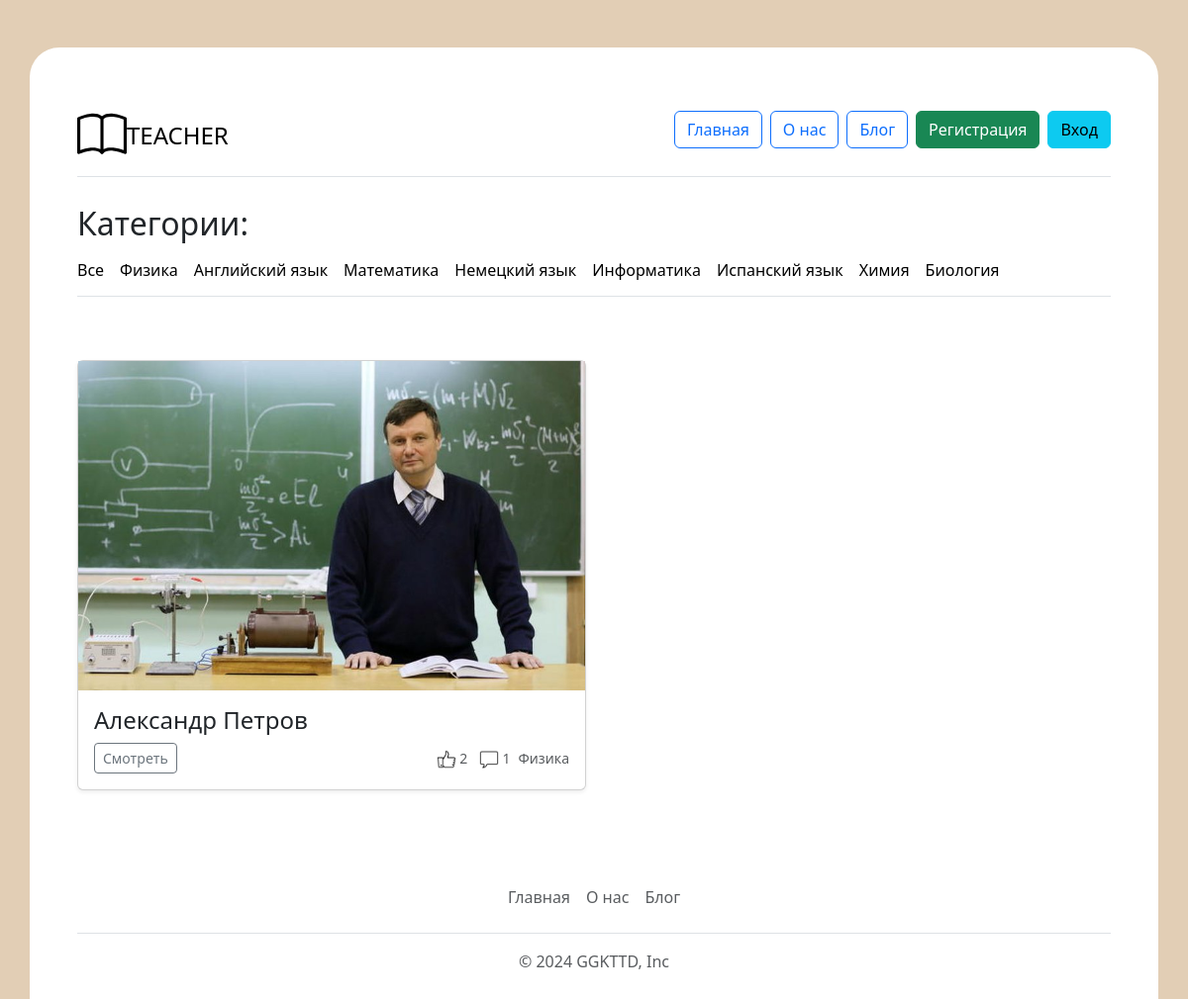
The page /?subject=Физика on the database its author committed.
### app.py (models this page shows, shortened)
class Teachers(db.Model):
    id = db.Column(db.Integer,primary_key=True)
    desciption = db.Column(db.Text)
    price = db.Column(db.Integer)
    subject = db.Column(db.String(100))
    image_name = db.Column(db.String(100))
    city = db.Column(db.String(100))
    id_user = db.Column(db.Integer, db.ForeignKey('users.id'))
    status = db.Column(db.Integer, default=0)

class Users(db.Model):
    id = db.Column(db.Integer,primary_key=True)
    name = db.Column(db.String(100))
    surname = db.Column(db.String(100))
    email = db.Column(db.String(100), unique=True)
    password = db.Column(db.String(100), unique=True)
    root = db.Column(db.Integer, default=0)
    likes = db.Column(db.Integer, default=0)

### app.py (the view, shortened to what this page needs)
@app.route('/', methods=['GET', 'POST'])
def index():
    teachers = Teachers.query.all()
    comments_count = []
    for el in teachers:
        comments_count.append(Comments.query.filter_by(id_article=el.id).count())
    users_ids = []
    for teacher in teachers:
        users_ids.append(teacher.id_user)
    users_list = []
    for id in users_ids:
        users_list.append(Users.query.get(id))
    if request.method == 'GET':
        subject = request.args.get('subject')
        if subject:
            subject= subject.capitalize()
            subject = "%{}%".format(subject)
            teachers = Teachers.query.filter(Teachers.subject.like(subject)).all()
            users_ids = []
            for teacher in teachers:
                users_ids.append(teacher.id_user)
            users_list = []
            for id in users_ids:
                users_list.append(Users.query.get(id))
            comments_count = []
            for el in teachers:
                comments_count.append(Comments.query.filter_by(id_article=el.id).count())
            return render_template("index.html",zip=zip,teachers=teachers,users_list=users_list,comments_count=comments_count)
        else:
            return render_template("index.html",zip=zip,teachers=teachers,users_list=users_list,comments_count=comments_count)
    return render_template("index.html",zip=zip,teachers=teachers,users_list=users_list,comments_count=comments_count)

### app.py (called while the page is built)
@app.context_processor
def inject_user():
    return dict(
    subjects=db.session.query(Teachers.subject).distinct().all(),
    articles_category=db.session.query(Articles.category).distinct().all(),
    )

@app.context_processor
def inject_user():
    def get_user_name():
        if 'name' in session:
            return Users.query.filter_by(email=session['name']).first()
    return dict(active_user=get_user_name())

### templates/index.html (shortened to what this page needs)
{% extends 'base.html' %}
{% block main %}
<div class="nav-scroller py-1 mb-3 border-bottom">
    <h2>Категории:</h2>
    <nav class="nav nav-underline">
        <a class="nav-item nav-link link-body-emphasis " href="/">Все</a>
        {%for subject in subjects%}
        <a class="nav-item nav-link link-body-emphasis" href="/?subject={{subject.subject}}">{{subject.subject}}</a>
        {%endfor%}
    </nav>
</div>
<main>
    <div class="album py-5">
        <div class="row row-cols-sm-2 g-3">
            {%for teacher,user,comments in zip(teachers,users_list,comments_count)%}
            <div class="col">
                <div class="card shadow-sm">
                    <a href="/teacher/{{teacher.id}}"><img src="../static/img/upload/{{teacher.image_name}}" class="img-fluid" width="100%"  alt=""></a>
                    <div class="card-body">
                        <h4>{{user.name}} {{user.surname}}</h4>
                        <div class="d-flex justify-content-between align-items-center">
                            <div class="btn-group">
                                <a href="/teacher/{{teacher.id}}" class="btn btn-sm btn-outline-secondary">Смотреть</a>
                            </div>
                            <div class="d-flex justify-content-between align-items-center">
                                <div>
                                    <small class="text-body-secondary"><img src="../static/img/like.png" alt="like" class="" width="20"> {{user.likes}} </small>
                                    <small class="text-body-secondary mx-2"><img src="../static/img/comment.png" alt="comment" class="" width="20"> {{comments}}</small>
                                </div>
                                <div>
                                    <small class="text-body-secondary">{{teacher.subject}}</small>
                                </div>
                            </div>
                        </div>
                    </div>
                </div>
            </div>
            {%endfor%}
        </div>
    </div>
</main>
{% endblock %}

### static/css/style.css (style rules this page uses)
body { background-color: #e2ceb5; }

### rows shown on the page
Teachers: subject "Немецкий язык"
Teachers: subject "Информатика"
Teachers: subject "Испанский язык"
Teachers: subject "Химия"
Teachers: subject "Биология"
Teachers: image_name (picture), name "Александр", surname "Петров", likes "2", id "1", subject "Физика"

### other values the page prints
{{ subject.subject }} "Физика" "Английский язык" "Математика"
